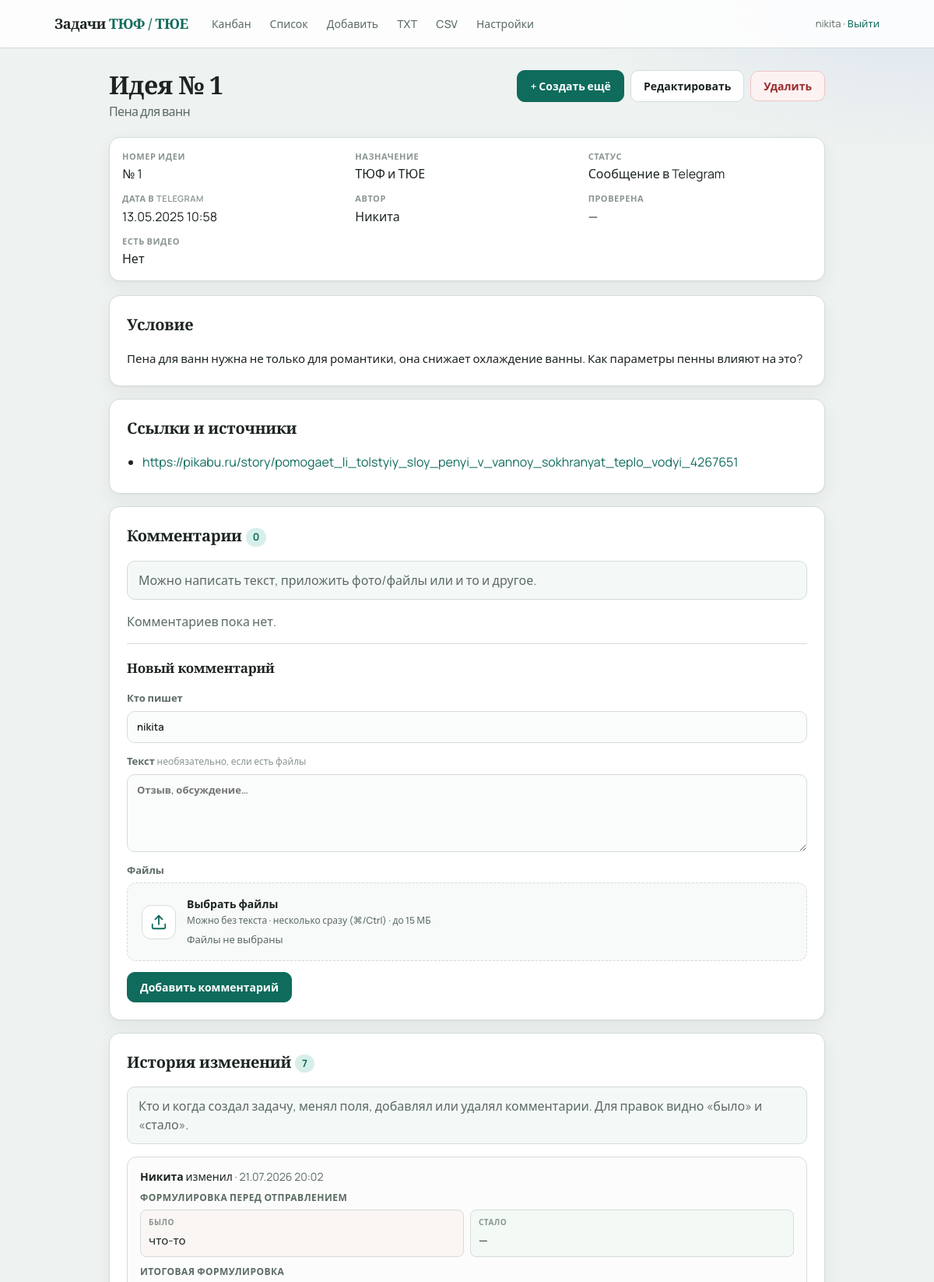
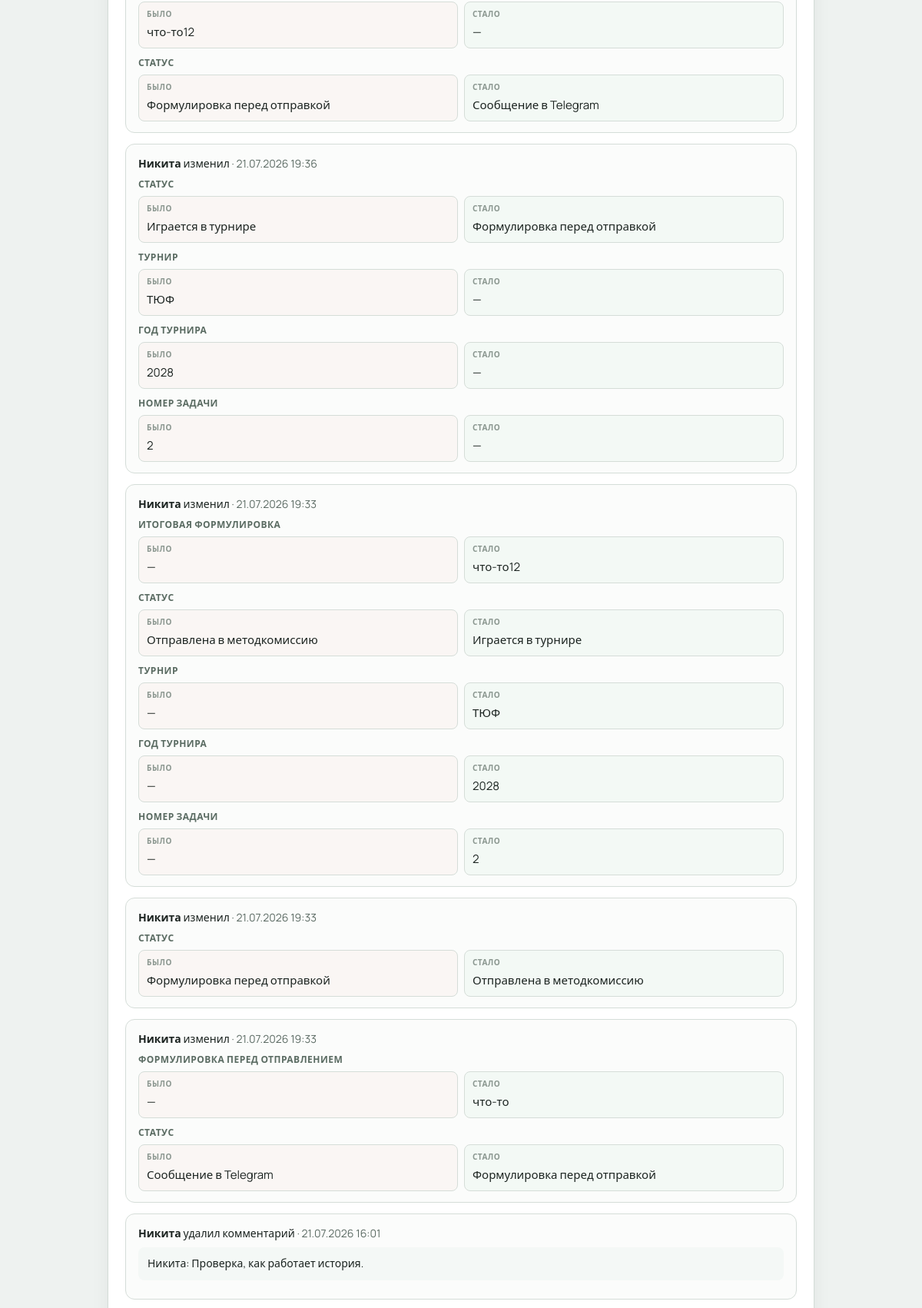
Page /tasks/1 (signed in, upper part) on the committed database (2 pictures, top to bottom).
### app/models.py (models this page shows)
class Task(Base):
    __tablename__ = "tasks"
    id = Column(Integer, primary_key=True, autoincrement=True)
    idea_number = Column(Integer, unique=True, nullable=True, index=True)
    title = Column(String(500), nullable=True)
    condition = Column(Text, nullable=True)
    formulirovka = Column(Text, nullable=True)
    itogovaya_formulirovka = Column(Text, nullable=True)
    author = Column(String(100), nullable=True)
    naznachenie = Column(String(50), nullable=True)
    status = Column(String(50), default="tg", index=True)
    proverena = Column(String(20), nullable=True)
    has_video = Column(Boolean, default=False)
    video_url = Column(String(1000), nullable=True)
    tags = Column(String(500), nullable=True)
    sources = Column(Text, nullable=True)
    telegram_url = Column(String(1000), nullable=True)
    telegram_datetime = Column(DateTime, nullable=False)
    answer_options = Column(Text, nullable=True)
    turnir = Column(String(20), nullable=True)
    turnir_year = Column(Integer, nullable=True)
    task_number = Column(Integer, nullable=True)
    etap_kk = Column(String(20), nullable=True)
    created_at = Column(DateTime, default=datetime.utcnow)
    updated_at = Column(DateTime, default=datetime.utcnow, onupdate=datetime.utcnow)
    comments = relationship(
        "Comment", back_populates="task", cascade="all, delete-orphan", order_by="Comment.created_at"
    )
    history = relationship(
        "TaskHistory",
        back_populates="task",
        cascade="all, delete-orphan",
        order_by="TaskHistory.created_at.desc()",
    )
    attachments = relationship(
        "Attachment",
        back_populates="task",
        cascade="all, delete-orphan",
        order_by="Attachment.created_at",
    )

class TaskHistory(Base):
    __tablename__ = "task_history"
    id = Column(Integer, primary_key=True, autoincrement=True)
    task_id = Column(Integer, ForeignKey("tasks.id", ondelete="CASCADE"), index=True, nullable=False)
    user = Column(String(100), nullable=False)
    action = Column(String(50), nullable=False)
    summary = Column(Text, nullable=True)
    changes_json = Column(Text, nullable=True)
    created_at = Column(DateTime, default=datetime.utcnow, index=True)
    task = relationship("Task", back_populates="history")

### app/routes.py (the view)
@router.get("/tasks/{task_id}", response_class=HTMLResponse)
def task_detail(
    request: Request,
    task_id: int,
    db: Session = Depends(get_db),
    created: str = Query(None),
):
    user = login_required(request)
    if not user:
        return RedirectResponse("/login", status_code=303)
    task = db.query(Task).options(
        joinedload(Task.comments).joinedload(Comment.attachments),
        joinedload(Task.attachments),
        joinedload(Task.history),
    ).filter(Task.id == task_id).first()
    if not task:
        raise HTTPException(status_code=404, detail="Задача не найдена")
    history = []
    for entry in sorted(task.history, key=lambda e: e.created_at or datetime.min, reverse=True):
        history.append({
            "entry": entry,
            "action_label": action_label(entry.action),
            "changes": parse_changes(entry),
        })
    task_files = [a for a in task.attachments if a.comment_id is None]
    return templates.TemplateResponse(
        request,
        "detail.html",
        {
            "user": user,
            "task": task,
            "task_files": task_files,
            "just_created": created == "1",
            "naznachenie_labels": NAZNACHENIE_LABELS,
            "status_labels": STATUS_LABELS,
            "proverena_labels": PROVERENA_LABELS,
            "format_igraetsya": format_igraetsya,
            "format_idea_label": format_idea_label,
            "authors": _author_suggestions(db),
            "history": history,
        },
    )

### app/templates/detail.html (shortened to what this page needs)
{% extends "base.html" %}
{% from "macros.html" import file_picker, attachment_list %}
{% block content %}
<div class="page-header">
  <h1>
    {% if task.idea_number %}Идея № {{ task.idea_number }}{% else %}Нет номера идеи{% endif %}
    {% if task.title %}<span class="subtitle">{{ task.title }}</span>{% endif %}
  </h1>
  <div class="actions-inline">
    <a href="/new" class="btn primary">+ Создать ещё</a>
    <a href="/tasks/{{ task.id }}/edit" class="btn secondary">Редактировать</a>
    <form method="post" action="/tasks/{{ task.id }}/delete" onsubmit="return confirm('Удалить задачу?')">
      <button type="submit" class="btn danger">Удалить</button>
    </form>
  </div>
</div>
<div class="meta-grid">
  <div><span class="label">Номер идеи</span>{{ format_idea_label(task) }}</div>
  <div><span class="label">Назначение</span>{{ naznachenie_labels.get(task.naznachenie or '', '—') }}</div>
  <div><span class="label">Статус</span>{{ status_labels.get(task.status, task.status) }}</div>
  <div><span class="label">Дата в Telegram</span>{{ task.telegram_datetime.strftime('%d.%m.%Y %H:%M') }}</div>
  <div><span class="label">Автор</span>{{ task.author or '—' }}</div>
  <div><span class="label">Проверена</span>{{ proverena_labels.get(task.proverena or '', '—') }}</div>
  <div><span class="label">Есть видео</span>{% if task.has_video %}Да{% else %}Нет{% endif %}</div>
  {% set ig = format_igraetsya(task) %}
</div>
<section class="card">
  <h2>Условие</h2>
  <div class="pre-wrap">{{ task.condition or '—' }}</div>
</section>
<section class="card">
  <h2>Ссылки и источники</h2>
  {% if task.sources %}
  <ul class="links">
    {% for src in task.sources.splitlines() %}
    {% if src.strip() %}
    <li><a href="{{ src.strip() }}" target="_blank" rel="noopener">{{ src.strip() }}</a></li>
    {% endif %}
    {% endfor %}
  </ul>
  {% else %}
  <p class="muted">Пока нет. Добавьте через «Редактировать».</p>
  {% endif %}
</section>
<section class="card" id="comments">
  <h2>Комментарии <span class="count-pill">{{ task.comments|length }}</span></h2>
  <p class="muted help-box">
    Можно написать текст, приложить фото/файлы или и то и другое.
  </p>
  {% if task.comments %}
  <div class="comments">
    {% for c in task.comments %}
    <div class="comment">
      <div class="comment-meta">
        <strong>{{ c.author }}</strong>
        · {{ c.created_at.strftime('%d.%m.%Y %H:%M') }}
        <form method="post" action="/tasks/{{ task.id }}/comments/{{ c.id }}/delete" class="comment-delete"
              onsubmit="return confirm('Удалить этот комментарий?')">
          <button type="submit" class="btn btn-sm danger">Удалить</button>
        </form>
      </div>
      {% if c.text %}
      <div class="comment-text">{{ c.text }}</div>
      {% elif c.attachments %}
      <div class="comment-text muted">Без текста · только вложение</div>
      {% endif %}
      {{ attachment_list(c.attachments, compact=true) }}
    </div>
    {% endfor %}
  </div>
  {% else %}
  <p class="muted">Комментариев пока нет.</p>
  {% endif %}
  <form method="post" action="/tasks/{{ task.id }}/comments" class="comment-form" enctype="multipart/form-data">
    <h3>Новый комментарий</h3>
    <label>Кто пишет
      <input type="text" name="author" list="comment-authors" required value="{{ user }}" placeholder="Имя">
    </label>
    <label>Текст
      <span class="hint">необязательно, если есть файлы</span>
      <textarea name="text" rows="4" placeholder="Отзыв, обсуждение…"></textarea>
    </label>
    <div class="field-block">
      <div class="field-label">Файлы</div>
      {{ file_picker('comment_files', 'Можно без текста · несколько сразу (⌘/Ctrl) · до 15 МБ') }}
    </div>
    <button type="submit" class="btn primary">Добавить комментарий</button>
  </form>
</section>
<section class="card" id="history">
  <h2>История изменений <span class="count-pill">{{ history|length }}</span></h2>
  <p class="muted help-box">
    Кто и когда создал задачу, менял поля, добавлял или удалял комментарии. Для правок видно «было» и «стало».
  </p>
  {% if history %}
  <div class="history-list">
    {% for item in history %}
    <article class="history-item">
      <div class="history-meta">
        <strong>{{ item.entry.user }}</strong>
        {{ item.action_label }}
        <span class="muted">· {{ item.entry.created_at.strftime('%d.%m.%Y %H:%M') }}</span>
      </div>
      {% if item.entry.summary %}
      <div class="history-summary pre-wrap">{{ item.entry.summary }}</div>
      {% endif %}
      {% if item.changes %}
      <ul class="history-changes">
        {% for change in item.changes %}
        <li>
          <div class="history-field">{{ change.label }}</div>
          {% if item.entry.action == 'created' %}
          <div class="history-diff history-diff-single">
            <div class="history-new"><span class="label">Значение</span><div class="pre-wrap">{{ change.new }}</div></div>
          </div>
          {% else %}
          <div class="history-diff">
            <div class="history-old"><span class="label">Было</span><div class="pre-wrap">{{ change.old }}</div></div>
            <div class="history-new"><span class="label">Стало</span><div class="pre-wrap">{{ change.new }}</div></div>
          </div>
          {% endif %}
        </li>
        {% endfor %}
      </ul>
      {% endif %}
    </article>
    {% endfor %}
  </div>
  {% else %}
  <p class="muted">Пока пусто — история начнёт копиться с новых правок.</p>
  {% endif %}
</section>
{% endblock %}

### rows in the picture
Task: idea_number "1", title "Пена для ванн", idea_number "№ 1", get "ТЮФ и ТЮЕ", get "Сообщение в Telegram", telegram_datetime "13.05.2025 10:58", author "Никита", get "—", condition "Пена для ванн нужна не только для романтики, она снижает охлаждение ванны. Как параметры пенны влияют на это?", strip "https://pikabu.ru/story/pomogaet_li_tolstyiy_sloy_penyi_v_vannoy_sokhranyat_teplo_vodyi_4267651"
TaskHistory: entry.user "Никита", entry.created_at "21.07.2026 20:02"
TaskHistory: entry.user "Никита", entry.created_at "21.07.2026 19:36"
TaskHistory: entry.user "Никита", entry.created_at "21.07.2026 19:33"
TaskHistory: entry.user "Никита", entry.created_at "21.07.2026 19:33"
TaskHistory: entry.user "Никита", entry.created_at "21.07.2026 19:33"
TaskHistory: entry.user "Никита", entry.created_at "21.07.2026 16:01", entry.summary "Никита: Проверка, как работает история."

### other values in the picture
{{ user }} "nikita"
{{ task.comments|length }} "0"
{{ hint }} "Можно без текста · несколько сразу (⌘/Ctrl) · до 15 МБ"
{{ history|length }} "7"
{{ item.action_label }} "изменил" "изменил" "изменил" "изменил" "изменил" "удалил комментарий"
{{ change.label }} "ФОРМУЛИРОВКА ПЕРЕД ОТПРАВЛЕНИЕМ" "ИТОГОВАЯ ФОРМУЛИРОВКА" "СТАТУС" "СТАТУС" "ТУРНИР" "ГОД ТУРНИРА" "НОМЕР ЗАДАЧИ" "ИТОГОВАЯ ФОРМУЛИРОВКА" "СТАТУС" "ТУРНИР" "ГОД ТУРНИРА" "НОМЕР ЗАДАЧИ" "СТАТУС" "ФОРМУЛИРОВКА ПЕРЕД ОТПРАВЛЕНИЕМ" "СТАТУС"
{{ change.old }} "что-то" "что-то12" "Формулировка перед отправкой" "Играется в турнире" "ТЮФ" "2028" "2" "—" "Отправлена в методкомиссию" "—" "—" "—" "Формулировка перед отправкой" "—" "Сообщение в Telegram"
{{ change.new }} "—" "—" "Сообщение в Telegram" "Формулировка перед отправкой" "—" "—" "—" "что-то12" "Играется в турнире" "ТЮФ" "2028" "2" "Отправлена в методкомиссию" "что-то" "Формулировка перед отправкой"
